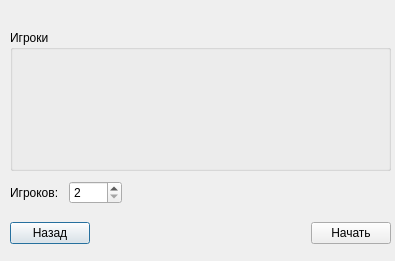
<?xml version="1.0" encoding="UTF-8"?>
<ui version="4.0">
 <class>CStartOptionsDialog</class>
 <widget class="QDialog" name="CStartOptionsDialog">
  <property name="geometry">
   <rect>
    <x>0</x>
    <y>0</y>
    <width>395</width>
    <height>261</height>
   </rect>
  </property>
  <property name="windowTitle">
   <string>Dialog</string>
  </property>
  <widget class="QGroupBox" name="groupBox">
   <property name="geometry">
    <rect>
     <x>10</x>
     <y>30</y>
     <width>381</width>
     <height>141</height>
    </rect>
   </property>
   <property name="title">
    <string>Игроки</string>
   </property>
   <widget class="QWidget" name="gridLayoutWidget">
    <property name="geometry">
     <rect>
      <x>9</x>
      <y>19</y>
      <width>361</width>
      <height>116</height>
     </rect>
    </property>
    <layout class="QGridLayout" name="gridLayout"/>
   </widget>
  </widget>
  <widget class="QWidget" name="layoutWidget">
   <property name="geometry">
    <rect>
     <x>10</x>
     <y>180</y>
     <width>112</width>
     <height>26</height>
    </rect>
   </property>
   <layout class="QHBoxLayout" name="horizontalLayout">
    <item>
     <widget class="QLabel" name="label_5">
      <property name="text">
       <string>Игроков:</string>
      </property>
     </widget>
    </item>
    <item>
     <widget class="QSpinBox" name="spinBox">
      <property name="minimum">
       <number>2</number>
      </property>
      <property name="maximum">
       <number>4</number>
      </property>
     </widget>
    </item>
   </layout>
  </widget>
  <widget class="QWidget" name="layoutWidget">
   <property name="geometry">
    <rect>
     <x>10</x>
     <y>220</y>
     <width>381</width>
     <height>26</height>
    </rect>
   </property>
   <layout class="QHBoxLayout" name="horizontalLayout_2">
    <item>
     <widget class="QPushButton" name="backButton">
      <property name="text">
       <string>Назад</string>
      </property>
     </widget>
    </item>
    <item>
     <spacer name="horizontalSpacer">
      <property name="orientation">
       <enum>Qt::Horizontal</enum>
      </property>
      <property name="sizeHint" stdset="0">
       <size>
        <width>40</width>
        <height>20</height>
       </size>
      </property>
     </spacer>
    </item>
    <item>
     <widget class="QPushButton" name="startButton">
      <property name="enabled">
       <bool>true</bool>
      </property>
      <property name="text">
       <string>Начать</string>
      </property>
     </widget>
    </item>
   </layout>
  </widget>
 </widget>
 <resources/>
 <connections>
  <connection>
   <sender>backButton</sender>
   <signal>clicked()</signal>
   <receiver>CStartOptionsDialog</receiver>
   <slot>reject()</slot>
   <hints>
    <hint type="sourcelabel">
     <x>59</x>
     <y>236</y>
    </hint>
    <hint type="destinationlabel">
     <x>129</x>
     <y>214</y>
    </hint>
   </hints>
  </connection>
  <connection>
   <sender>startButton</sender>
   <signal>clicked()</signal>
   <receiver>CStartOptionsDialog</receiver>
   <slot>accept()</slot>
   <hints>
    <hint type="sourcelabel">
     <x>350</x>
     <y>234</y>
    </hint>
    <hint type="destinationlabel">
     <x>231</x>
     <y>214</y>
    </hint>
   </hints>
  </connection>
 </connections>
</ui>
